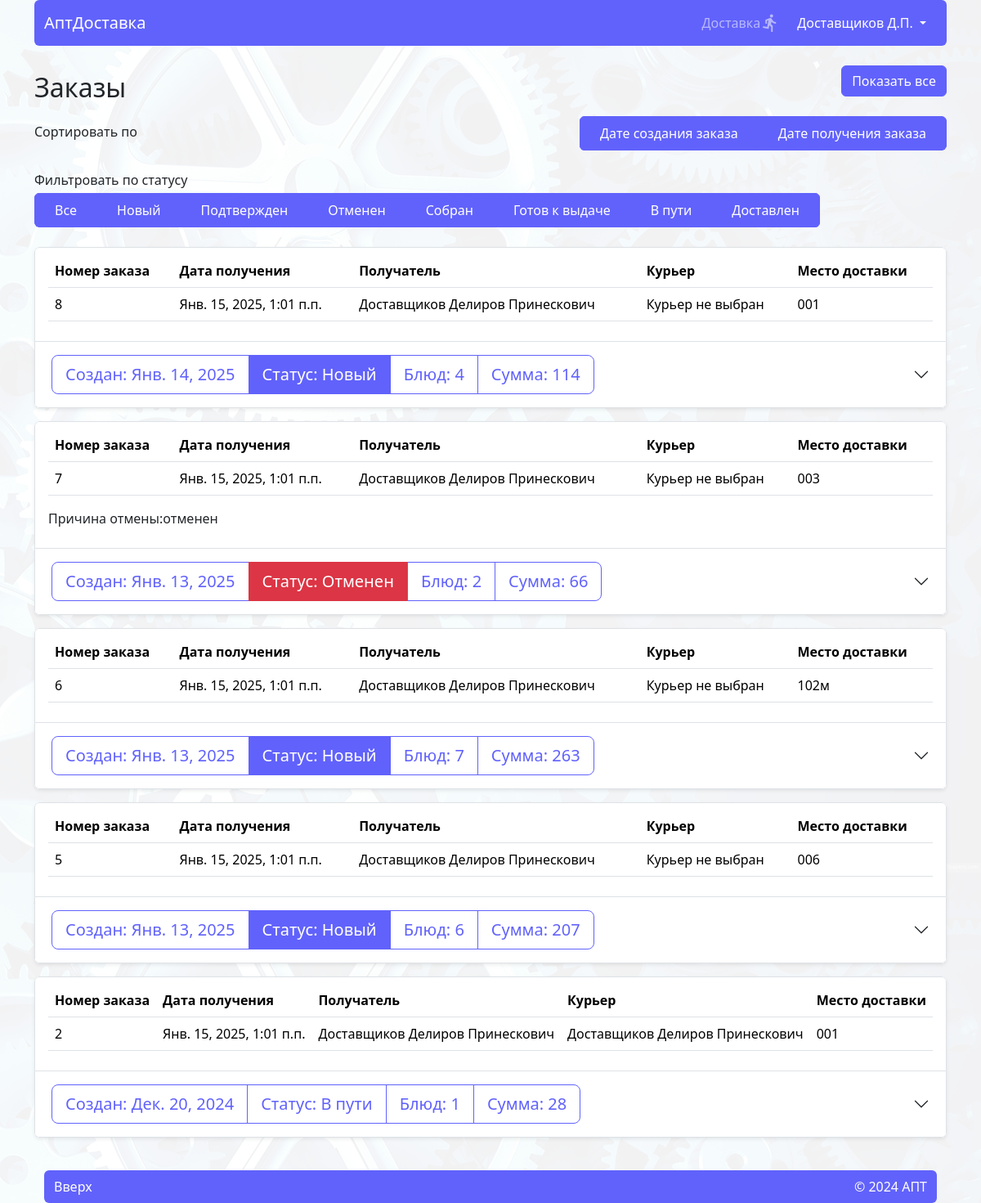
/order (signed in), run on an earlier commit of the app's database.
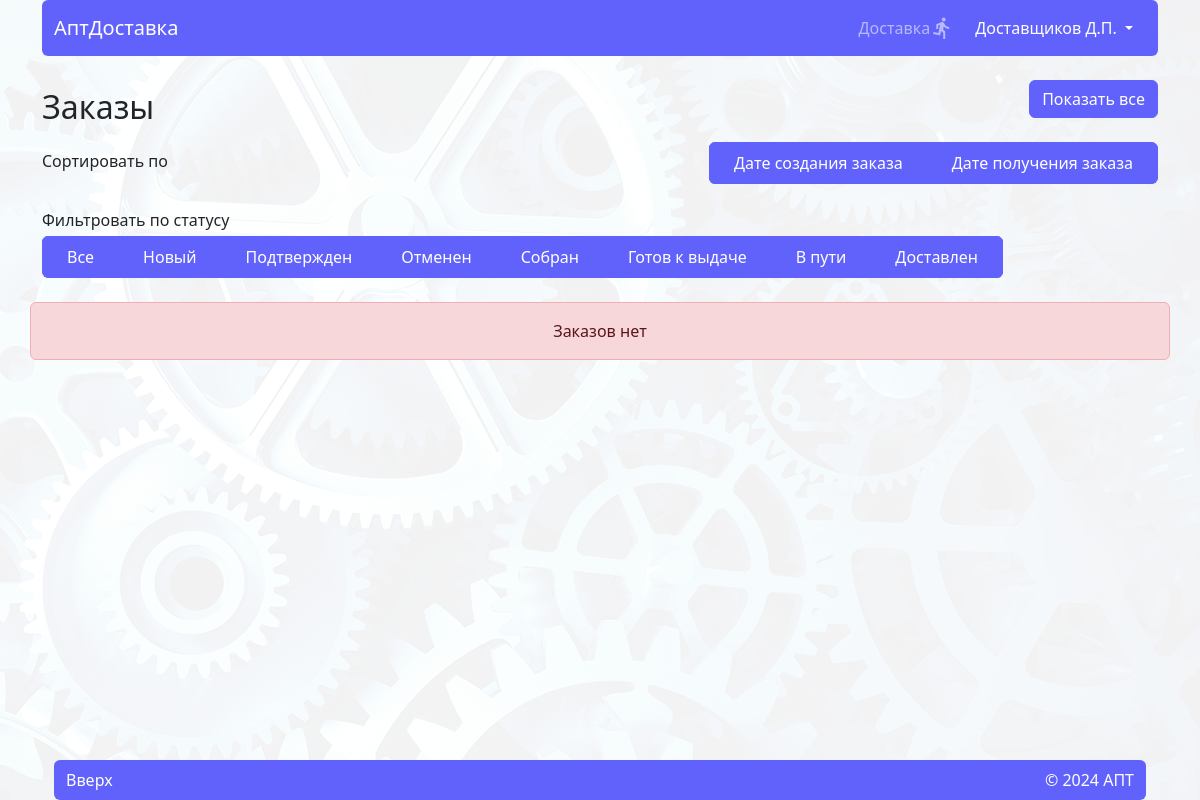
And on a later commit of the database.
### order/models.py (models this page shows, shortened)
class Status(models.Model):
    name = models.CharField(max_length=30)
    class Meta:
        verbose_name = 'Статус'
        verbose_name_plural = 'Статусы'
    def __str__(self):
        return self.name

class Order(models.Model):
    user = models.ForeignKey(User, on_delete=models.CASCADE, verbose_name='Пользователь', limit_choices_to=Q(is_superuser=False) & Q(is_staff=False) & Q(groups__isnull=True),)
    date_create = models.DateTimeField(verbose_name='Дата заказа', auto_now_add=True)
    order_date = models.DateTimeField(default=get_default_created_at, verbose_name='Дата и время получения заказа'
    )
    status = models.ForeignKey('Status', on_delete=models.CASCADE, verbose_name='Статус', default=1)
    result = models.CharField(max_length=50, verbose_name='Причина отказа', blank=True, null=True)
    cab = models.ForeignKey(Cabinet, on_delete=models.CASCADE, verbose_name='Кабинет', default=1)
    deliver = models.ForeignKey(
        User,
        on_delete=models.SET_NULL,
        related_name='courier_orders',
        blank=True,
        null=True,
        limit_choices_to={'groups__name': 'deliver'},
        verbose_name="Курьер"
    )
    @property
    def total_amount(self):
        total = 0
        for item in self.ordermeal_set.all():  # ordermeal_set - обратный related_name
            total += item.meal.price * item.amount
        return total
    total_amount.fget.short_description = 'Сумма заказа'
    @property
    def amount(self):
        return OrderMeal.objects.filter(order=self.pk).aggregate(Sum('amount'))['amount__sum']
    amount.fget.short_description = 'Количество'
    @property
    def meals(self):
        return OrderMeal.objects.filter(order=self.pk)
    class Meta:
        verbose_name = 'Заказ'
        verbose_name_plural = 'Заказы'

class OrderMeal(models.Model):
    order = models.ForeignKey(Order, on_delete=models.CASCADE, verbose_name="Заказ")
    meal = models.ForeignKey(Meal, on_delete=models.CASCADE, verbose_name="Блюдо")
    amount = models.IntegerField(verbose_name='Количество товаров')
    class Meta:
        verbose_name = 'Заказ блюд'
        verbose_name_plural = 'Заказы блюд'
    @property
    def total_price(self):
        return self.meal.price * self.amount

### log_reg/models.py (models this page shows)
class User(AbstractUser):
    username = models.CharField('Логин', max_length=150, unique=True,
                                help_text="Обязательное поле. Только латиница, цифры и тире.",
                                validators=[LoginValidator()],
                                error_messages={"unique": _("Пользователь с таким именем уже существует"), })
    first_name = models.CharField(_("first name"), max_length=150, validators=[NameValidator()])
    last_name = models.CharField(_("last name"), max_length=150, validators=[NameValidator()])
    patronymic = models.CharField('Отчество', max_length=150, blank=True, validators=[NameValidator()])
    def __str__(self):
        return "%s %s %s" % (self.last_name, self.first_name, self.patronymic, )

### cart/models.py (models this page shows)
class Cabinet(models.Model):
    num = models.CharField(max_length=10, verbose_name="Номер")
    name = models.CharField(max_length=100, verbose_name="Название")
    def __str__(self):
        return self.num
    class Meta:
        verbose_name = 'Кабинет'
        verbose_name_plural = 'Кабинеты'

### home/models.py (models this page shows, shortened)
class Meal(models.Model):
    name = models.CharField(max_length=150, verbose_name="Название")
    price = models.IntegerField(verbose_name="Цена")
    out = models.CharField(max_length=10, verbose_name="Выход")
    image = models.ImageField(upload_to='images', verbose_name="Изображение")
    category = models.ForeignKey(Category, default=None, on_delete=models.CASCADE,
                                 verbose_name="Категория", related_name='meals')
    quantity = models.IntegerField(default=3, verbose_name="Количество")
    class Meta:
        verbose_name = 'Блюдо'
        verbose_name_plural = 'Блюда'

### order/views.py (the view)
# urls.py: path('', include('order.urls')),
@login_required
def order(request, order='-date_create', filter=0):
    context = {}
    context['order'] = order
    context['filter'] = filter
    context['statuses'] = Status.objects.all()
    context['cart_count'] = Cart.objects.filter(user=request.user).count()
    orders = Order.objects.all().filter(user=request.user).order_by(order)
    if filter:
        orders = orders.filter(status__id=filter)
    context['orders'] = orders
    return render(request, 'order/index.html', context)

### home/templates/order/index.html (shortened to what this page needs)
{% extends 'home/base.html' %}
{% load static %}
{% block body %}
<div class="d-flex justify-content-between flex-wrap align-items-center">
    <h2 class=" ps-0  px-3 py-2">Заказы</h2>
    <div class="d-flex justify-content-end z-1">
        <button class="view_all btn btn-primary position-fixed " style="top:80px;">Показать все</button>
    </div>
</div>
<div class="d-flex flex-wrap align-items-center justify-content-between  z-1 rounded-2 overflow-hidden     mb-4"
     style="top: 80px;">
    <div class="mb-1">Сортировать по</div>
    <div class="btn-group overflow-x-auto dragscroll flex-row ">
        <a href="{% url 'order' order='-date_create' filter=filter %}"
           class="btn btn-primary rounded-0 d-flex px-4 align-items-center justify-content-center px-4 py-2">
            Дате создания заказа
        </a>
        <a href="{% url 'order' order='-order_date' filter=filter %}"
           class="btn btn-primary rounded-0 d-flex px-4 align-items-center justify-content-center px-4 py-2">
            Дате получения заказа
        </a>
    </div>
</div>
<div class="d-flex flex-wrap align-items-center justify-content-between  z-1 rounded-2 overflow-hidden     mb-4"
     style="top: 80px;">
    <div class="mb-1">Фильтровать по статусу</div>
    <div  class="btn-group overflow-x-auto dragscroll flex-row ">
        <a href="{% url 'order' %}"
           class="btn btn-primary rounded-0 d-flex px-4 align-items-center justify-content-center px-4 py-2">
            Все
        </a>
        {% for status in statuses %}
        <a href="{% url 'order' order=order filter=status.id %}"
           class="btn btn-primary rounded-0 d-flex px-4 align-items-center justify-content-center px-4 py-2 {% if status.id == filter %}disabled{% endif %}">
            {{ status.name }}
        </a>
        {% endfor %}
    </div>
</div>
{% include 'order/elements/order_item.html'%}
{% endblock %}

### home/templates/order/elements/order_item.html (shortened to what this page needs)
{% load humanize %}
<div class="accordion row">
    {% for order in orders%}
    <div>
        <div class="bg-white rounded-2 overflow-hidden shadow-sm mb-3">
            <div class="border rounded-top px-3 py-2">
                {% if request.user.groups.all.0.name == "deliver" %}
                <table class="table fs-6">
                    <thead>
                    <tr>
                        <th scope="col">Номер заказа</th>
                        <th scope="col">Дата получения</th>
                        <th scope="col">Получатель</th>
                        <th scope="col">Курьер</th>
                        <th scope="col">Место доставки</th>
                    </tr>
                    </thead>
                    <tbody>
                    <tr>
                        <td>{{ order.id}}</td>
                        <td>{{order.order_date}}</td>
                        <td>{{order.user}}</td>
                        {% if order.deliver %}
                        <td>{{order.deliver}}</td>
                        {% else %}
                        <td>Курьер не выбран</td>
                        {% endif %}
                        <td>{{order.cab}}</td>
                    </tr>
                    </tbody>
                </table>
                {% else %}
                <div class="d-flex justify-content-between flex-wrap align-items-center">
                    <p class="fs-3 "><span>Заказ</span> №
                                {{ order.id }} на {{ order.order_date }}</p>
                    <p class="fs-3">{{order.cab}}</p>
                </div>
                {% endif%}
                {% if order.result %}
                <p>
                    Причина отмены:{{order.result}}
                </p>
                {% endif %}
            </div>
            <div class="accordion-item ">
                <h2 class="accordion-header">
                    <button class="accordion-button collapsed" type="button" data-bs-toggle="collapse"
                            data-bs-target="#order_{{ order.id }}" aria-expanded="false"
                            aria-controls="order_{{ order.id }}">
                        <div class="order_view btn-group order_info btn-group-lg  bg-white"
                             data-id="{{ order.id }}">
                            <div class="btn btn-outline-primary">
                                <span>Создан: </span>{{ order.date_create|naturalday}}
                            </div>
                            <div class="btn
                            {% if order.status.id  == 1%} btn-primary
                            {% elif order.status.id == 2 or order.status.id == 7 or order.status.id == 5 %}btn-success
                            {%elif order.status.id == 3%}btn-danger
                            {% else %}btn-outline-primary{%endif%}">
                                Статус: <span data-id="{{order.id}}"> {{ order.status }} </span>
                            </div>
                            <div class="btn btn-outline-primary">
                                <span>Блюд:</span>
                                {{ order.amount }}
                            </div>
                            <div class="btn btn-outline-primary">
                                <span>Сумма:</span>
                                {{ order.total_amount }}
                            </div>
                        </div>
                    </button>
                </h2>
            </div>
        </div>
    </div>
    {% empty %}
    {% include 'home/elements/danger.html' with text='Заказов нет'%}
    {% endfor %}
</div>

What changed in the data, as far as the page shows it:
no longer on this page (row edited): Order: id "8", order_date "Янв. 15, 2025, 1:01 п.п.", user "Доставщиков Делиров Принескович", shows "Курьер не выбран", cab "001", date_create "Янв. 14, 2025", status "Новый", amount "4", total_amount "114"
no longer on this page (row edited): Order: id "7", order_date "Янв. 15, 2025, 1:01 п.п.", user "Доставщиков Делиров Принескович", shows "Курьер не выбран", cab "003", result "отменен", date_create "Янв. 13, 2025", status "Отменен", amount "2", total_amount "66"
no longer on this page (row edited): Order: id "6", order_date "Янв. 15, 2025, 1:01 п.п.", user "Доставщиков Делиров Принескович", shows "Курьер не выбран", cab "102м", date_create "Янв. 13, 2025", status "Новый", amount "7", total_amount "263"
no longer on this page (row edited): Order: id "5", order_date "Янв. 15, 2025, 1:01 п.п.", user "Доставщиков Делиров Принескович", shows "Курьер не выбран", cab "006", date_create "Янв. 13, 2025", status "Новый", amount "6", total_amount "207"
no longer on this page (row edited): Order: id "2", order_date "Янв. 15, 2025, 1:01 п.п.", user "Доставщиков Делиров Принескович", deliver "Доставщиков Делиров Принескович", cab "001", date_create "Дек. 20, 2024", status "В пути", amount "1", total_amount "28"
Also different on the page:
{{ text }}: (not shown) → "Заказов нет"
